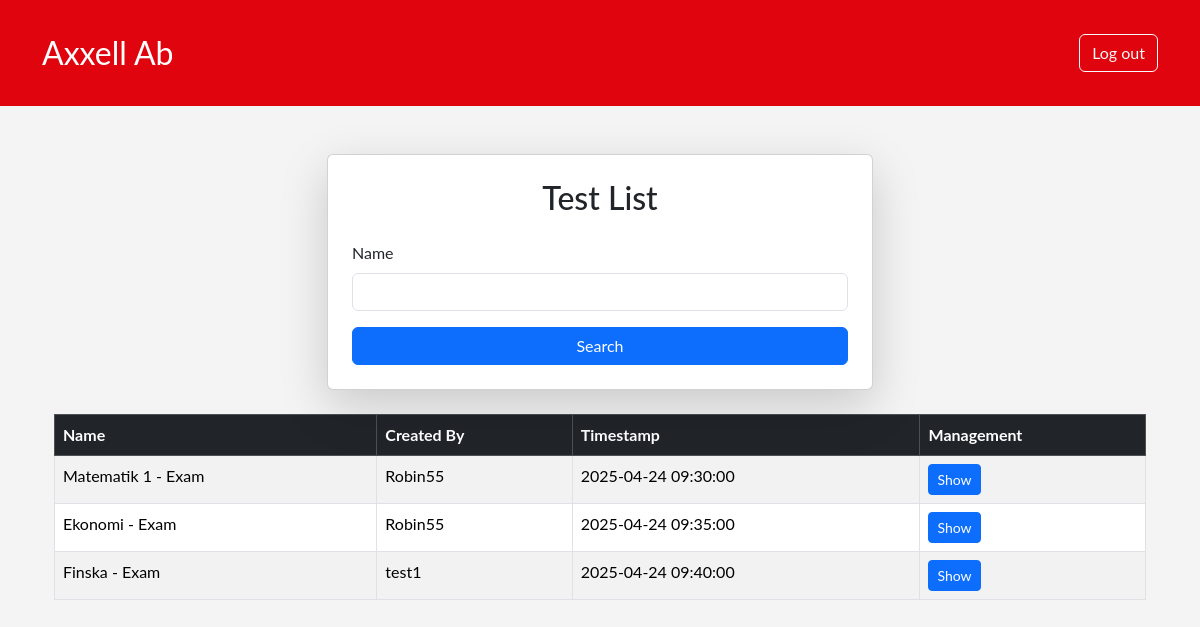
Page /test-list.php (signed in) on the earlier database version.
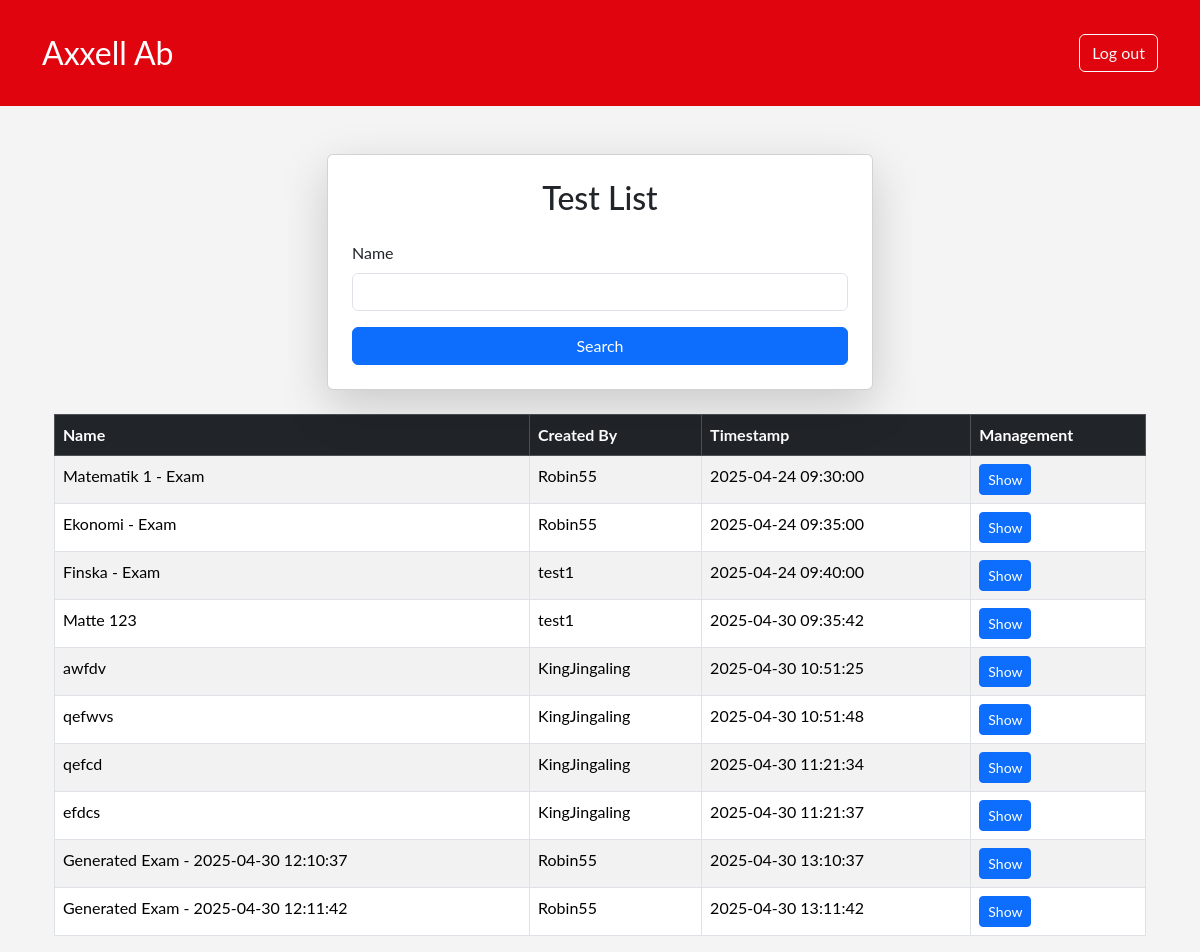
Same page on the later database version.
### tables this page shows
CREATE TABLE `exams` (
  `ex_id` int(11) NOT NULL,
  `ex_name` varchar(255) NOT NULL,
  `created_at` datetime DEFAULT current_timestamp(),
  `ex_createdby_fk` int(11) NOT NULL
);

CREATE TABLE `users` (
  `u_id` int(11) NOT NULL,
  `u_uname` varchar(255) NOT NULL,
  `u_mail` varchar(255) NOT NULL,
  `u_password` varchar(300) NOT NULL,
  `u_role_fk` int(11) NOT NULL
);

### include/config.php (called while the page is built, shortened)
<?php
$host = '127.0.0.1';
$db   = 'matteprovgenerator';
$user = 'root';
$pass = '';
$charset = 'utf8mb4';
$dsn = "mysql:host=$host;dbname=$db;charset=$charset";
$options = [
    PDO::ATTR_ERRMODE => PDO::ERRMODE_EXCEPTION,
    PDO::ATTR_DEFAULT_FETCH_MODE => PDO::FETCH_ASSOC,
    PDO::ATTR_EMULATE_PREPARES => false,
];
$pdo = new PDO($dsn, $user, $pass, $options);
$user_obj = new User($pdo);
?>

### include/class_user.php (called while the page is built, shortened)
<?php
class User {
    public function checkLoginStatus($userId = null) {
        if ($userId !== null) {
            return true;
        }
        else {
            return false;
        }
    }
}

### test-list.php (the view, shortened to what this page needs)
<?php
require_once "include/header.php";
$testList["data"] = $pdo->query("
			SELECT ex_id, ex_name, created_at, u_uname
			FROM exams INNER JOIN users
            ON exams.ex_createdby_fk = users.u_id
			LIMIT 10")->fetchAll();
?>
<div class="container mt-5">
    <div class="row justify-content-center">
        <div class="col-md-6">
            <div class="card shadow-lg p-4">
                <h2 class="text-center mb-4">Test List</h2>
                <form action="" method="POST">
                    <div class="mb-3">
                        <label for="testname" class="form-label">Name</label>
                        <input type="text" value="" id="testname" name="testname" class="form-control" required>
                    </div>
                    <div class="d-grid">
                        <button type="submit" name="searchuser-submit" class="btn btn-primary">Search</button>
                    </div>
                </form>
            </div>
        </div>
    </div>
    <div class="container mt-4">
    <table class="table table-striped table-bordered">
        <thead class="table-dark">
            <tr>
                <th>Name</th>
                <th>Created By</th>
                <th>Timestamp</th>
                <th>Management</th>
            </tr>
        </thead>
        <tbody>
            <?php
            if (!empty($testList["data"])):
                foreach ($testList["data"] as $userRow): ?>
                    <tr>
                        <td><?= htmlspecialchars($userRow['ex_name']) ?></td>
                        <td><?= htmlspecialchars($userRow['u_uname']) ?></td>
                        <td><?= htmlspecialchars($userRow['created_at']) ?></td>
                        <td><a href="single-test.php?exid=<?= htmlspecialchars($userRow['ex_id']) ?>" class="btn btn-primary btn-sm">Show</a></td>
                    </tr>
                <?php endforeach;
            else: ?>
                <tr>
                    <td colspan="4" class="text-center">No results found</td>
                </tr>
            <?php endif; ?>
        </tbody>
    </table>
</div>
</div>

### include/header.php (shortened to what this page needs)
<?php
require_once "include/class_user.php";
require_once "include/config.php";
?>
<!DOCTYPE html>
<html>
<head>
<link href="https://cdn.jsdelivr.net/npm/bootstrap@5.3.3/dist/css/bootstrap.min.css" rel="stylesheet">
<link rel="stylesheet" href="style.css">
<link rel="stylesheet" href="ckeditor5/ckeditor5.css">
</head>
<body>
<header>
    <nav class="navbar navbar-expand-lg navbar-dark py-4" style="background-color: #e0040e;">
        <div class="container">
            <a class="navbar-brand" href="index.php" style="font-size: 2em;">Axxell Ab</a>
                <?php if ((isset($_SESSION['user']['id'])) && $user_obj->checkLoginStatus($_SESSION['user']['id'])): ?>
                <form action="" class="d-flex" method="get" role="search">
                    <button class="btn btn-outline-light" name="logout" value="true" type="submit">Log out</button>
                </form>
                <?php endif ?>
            </div>
    </nav>
</header>

### style.css (style rules this page uses)
body { margin: 0; padding: 0; font-family: 'Lato', sans-serif; background-color: #f4f4f4; }
.navbar-brand { font-size: 2em; }

Differences in the rows shown:
added exams: ex_name "Matte 123", ex_createdby_fk.u_uname "test1", created_at "2025-04-30 09:35:42"
added exams: ex_name "awfdv", ex_createdby_fk.u_uname "KingJingaling", created_at "2025-04-30 10:51:25"
added exams: ex_name "qefwvs", ex_createdby_fk.u_uname "KingJingaling", created_at "2025-04-30 10:51:48"
added exams: ex_name "qefcd", ex_createdby_fk.u_uname "KingJingaling", created_at "2025-04-30 11:21:34"
added exams: ex_name "efdcs", ex_createdby_fk.u_uname "KingJingaling", created_at "2025-04-30 11:21:37"
added exams: ex_name "Generated Exam - 2025-04-30 12:10:37", ex_createdby_fk.u_uname "Robin55", created_at "2025-04-30 13:10:37"
added exams: ex_name "Generated Exam - 2025-04-30 12:11:42", ex_createdby_fk.u_uname "Robin55", created_at "2025-04-30 13:11:42"
